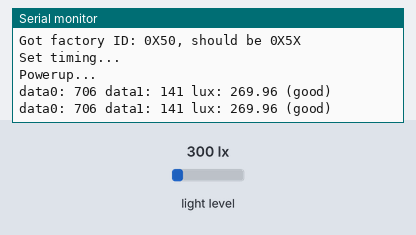
Simulated run of this sketch. Board: Arduino Uno, built with avr-gcc and run on an emulated ATmega328P. Shown: the last lines printed to the serial monitor. Wiring (inferred from the names in the program): TSL2561 light sensor at I2C address 0x39. The test bench sets the inputs (shaded band); at power-on: light level 300 lx.

Above: at 1.2 s.
1.3 s: light level set to 40 lx
At 1.52 s:
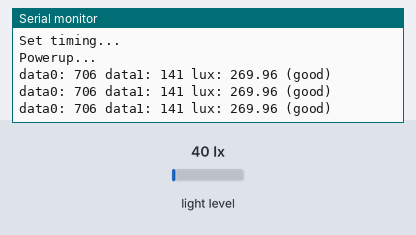
2.8 s: light level set to 500 lx
At 3.14 s:
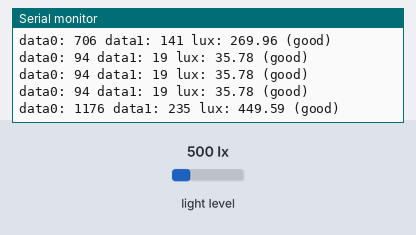
Timing chart, 0 to 5.8 s (numbered marks = the images above; inputs shaded):
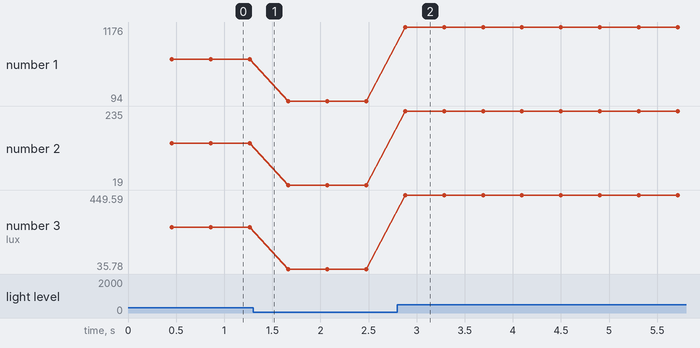

Measured:
- after the input at 2.8 s, the serial monitor: prints a new line after 0.08 s (image 2)
- plotted number 1: 706 → 94 after the input at 1.3 s, 94 → 1176 after the input at 2.8 s
- plotted number 2: 141 → 19 after the input at 1.3 s, 19 → 235 after the input at 2.8 s
- plotted number 3: 269.96 → 35.78 after the input at 1.3 s, 35.78 → 449.59 after the input at 2.8 s

The sketch:

lumens_test.ino
```cpp
// (licence header left out)
// Your sketch must #include this library, and the Wire library
// (Wire is a standard library included with Arduino):

//#include <SparkFunTSL2561.h>
#include "SparkFunTSL2561.h"
#include <Wire.h>


// Create an SFE_TSL2561 object, here called "light":

SFE_TSL2561 light;

// Global variables:

boolean gain;     // Gain setting, 0 = X1, 1 = X16;
unsigned int ms;  // Integration ("shutter") time in milliseconds

void setup()
{
  // Initialize the Serial port:

  Serial.begin(9600);
  Serial.println("TSL2561 example sketch");

  // Initialize the SFE_TSL2561 library

  // You can pass nothing to light.begin() for the default I2C address (0x39),
  // or use one of the following presets if you have changed
  // the ADDR jumper on the board:

  // TSL2561_ADDR_0 address with '0' shorted on board (0x29)
  // TSL2561_ADDR   default address (0x39)
  // TSL2561_ADDR_1 address with '1' shorted on board (0x49)

  // For more information see the hookup guide at: https://learn.sparkfun.com/tutorials/getting-started-with-the-tsl2561-luminosity-sensor

  light.begin();
  Serial.println("begin init success?ful");
  // Get factory ID from sensor:
  // (Just for fun, you don't need to do this to operate the sensor)

  unsigned char ID;

  if (light.getID(ID))
  {
    Serial.print("Got factory ID: 0X");
    Serial.print(ID,HEX);
    Serial.println(", should be 0X5X");
  }
  // Most library commands will return true if communications was successful,
  // and false if there was a problem. You can ignore this returned value,
  // or check whether a command worked correctly and retrieve an error code:
  else
  {
    byte error = light.getError();
    printError(error);
  }

  // The light sensor has a default integration time of 402ms,
  // and a default gain of low (1X).

  // If you would like to change either of these, you can
  // do so using the setTiming() command.

  // If gain = false (0), device is set to low gain (1X)
  // If gain = high (1), device is set to high gain (16X)

  gain = 0;

  // If time = 0, integration will be 13.7ms
  // If time = 1, integration will be 101ms
  // If time = 2, integration will be 402ms
  // If time = 3, use manual start / stop to perform your own integration

  unsigned char time = 2;

  // setTiming() will set the third parameter (ms) to the
  // requested integration time in ms (this will be useful later):

  Serial.println("Set timing...");
  light.setTiming(gain,time,ms);

  // To start taking measurements, power up the sensor:

  Serial.println("Powerup...");
  light.setPowerUp();

  // The sensor will now gather light during the integration time.
  // After the specified time, you can retrieve the result from the sensor.
  // Once a measurement occurs, another integration period will start.
}

void loop()
{
  // Wait between measurements before retrieving the result
  // (You can also configure the sensor to issue an interrupt
  // when measurements are complete)

  // This sketch uses the TSL2561's built-in integration timer.
  // You can also perform your own manual integration timing
  // by setting "time" to 3 (manual) in setTiming(),
  // then performing a manualStart() and a manualStop() as in the below
  // commented statements:

  // ms = 1000;
  // light.manualStart();
  delay(ms);
  // light.manualStop();

  // Once integration is complete, we'll retrieve the data.

  // There are two light sensors on the device, one for visible light
  // and one for infrared. Both sensors are needed for lux calculations.

  // Retrieve the data from the device:

  unsigned int data0, data1;

  if (light.getData(data0,data1))
  {
    // getData() returned true, communication was successful

    Serial.print("data0: ");
    Serial.print(data0);
    Serial.print(" data1: ");
    Serial.print(data1);

    // To calculate lux, pass all your settings and readings
    // to the getLux() function.

    // The getLux() function will return 1 if the calculation
    // was successful, or 0 if one or both of the sensors was
    // saturated (too much light). If this happens, you can
    // reduce the integration time and/or gain.
    // For more information see the hookup guide at: https://learn.sparkfun.com/tutorials/getting-started-with-the-tsl2561-luminosity-sensor

    double lux;    // Resulting lux value
    boolean good;  // True if neither sensor is saturated

    // Perform lux calculation:

    good = light.getLux(gain,ms,data0,data1,lux);

    // Print out the results:

    Serial.print(" lux: ");
    Serial.print(lux);
    if (good) Serial.println(" (good)"); else Serial.println(" (BAD)");
  }
  else
  {
    // getData() returned false because of an I2C error, inform the user.

    byte error = light.getError();
    printError(error);
  }
}

void printError(byte error)
  // If there's an I2C error, this function will
  // print out an explanation.
{
  Serial.print("I2C error: ");
  Serial.print(error,DEC);
  Serial.print(", ");

  switch(error)
  {
    case 0:
      Serial.println("success");
      break;
    case 1:
      Serial.println("data too long for transmit buffer");
      break;
    case 2:
      Serial.println("received NACK on address (disconnected?)");
      break;
    case 3:
      Serial.println("received NACK on data");
      break;
    case 4:
      Serial.println("other error");
      break;
    default:
      Serial.println("unknown error");
  }
}
```

SparkFunTSL2561.cpp
```cpp
// (licence header left out)
#include "SparkFunTSL2561.h"
#include <Wire.h>


SFE_TSL2561::SFE_TSL2561(void)
	// SFE_TSL2561 object
{}


boolean SFE_TSL2561::begin(void)
	// Initialize TSL2561 library with default address (0x39)
	// Always returns true
{
	return(begin(TSL2561_ADDR));
}


boolean SFE_TSL2561::begin(char i2c_address)
	// Initialize TSL2561 library to arbitrary address or:
	// TSL2561_ADDR_0 (0x29 address with '0' shorted on board)
	// TSL2561_ADDR   (0x39 default address)
	// TSL2561_ADDR_1 (0x49 address with '1' shorted on board)
	// Always returns true
{
	_i2c_address = i2c_address;
	Wire.begin();
	return(true);
}


boolean SFE_TSL2561::setPowerUp(void)
	// Turn on TSL2561, begin integrations
	// Returns true (1) if successful, false (0) if there was an I2C error
	// (Also see getError() below)
{
	// Write 0x03 to command byte (power on)
	return(writeByte(TSL2561_REG_CONTROL,0x03));
}


boolean SFE_TSL2561::setPowerDown(void)
	// Turn off TSL2561
	// Returns true (1) if successful, false (0) if there was an I2C error
	// (Also see getError() below)
{
	// Clear command byte (power off)
	return(writeByte(TSL2561_REG_CONTROL,0x00));
}


boolean SFE_TSL2561::setTiming(boolean gain, unsigned char time)
	// If gain = false (0), device is set to low gain (1X)
	// If gain = high (1), device is set to high gain (16X)
	// If time = 0, integration will be 13.7ms
	// If time = 1, integration will be 101ms
	// If time = 2, integration will be 402ms
	// If time = 3, use manual start / stop
	// Returns true (1) if successful, false (0) if there was an I2C error
	// (Also see getError() below)
{
	unsigned char timing;

	// Get timing byte
	if (readByte(TSL2561_REG_TIMING,timing))
	{
		// Set gain (0 or 1)
		if (gain)
			timing |= 0x10;
		else
			timing &= ~0x10;

		// Set integration time (0 to 3)
		timing &= ~0x03;
		timing |= (time & 0x03);

		// Write modified timing byte back to device
		if (writeByte(TSL2561_REG_TIMING,timing))
			return(true);
	}
	return(false);
}


boolean SFE_TSL2561::setTiming(boolean gain, unsigned char time, unsigned int &ms)
	// If gain = false (0), device is set to low gain (1X)
	// If gain = high (1), device is set to high gain (16X)
	// If time = 0, integration will be 13.7ms
	// If time = 1, integration will be 101ms
	// If time = 2, integration will be 402ms
	// If time = 3, use manual start / stop (ms = 0)
	// ms will be set to integration time
	// Returns true (1) if successful, false (0) if there was an I2C error
	// (Also see getError() below)
{
	// Calculate ms for user
	switch (time)
	{
		case 0: ms = 14; break;
		case 1: ms = 101; break;
		case 2: ms = 402; break;
		default: ms = 0;
	}
	// Set integration using base function
	return(setTiming(gain,time));
}


boolean SFE_TSL2561::manualStart(void)
	// Starts a manual integration period
	// After running this command, you must manually stop integration with manualStop()
	// Internally sets integration time to 3 for manual integration (gain is unchanged)
	// Returns true (1) if successful, false (0) if there was an I2C error
	// (Also see getError() below)
{
	unsigned char timing;

	// Get timing byte
	if (readByte(TSL2561_REG_TIMING,timing))
	{
		// Set integration time to 3 (manual integration)
		timing |= 0x03;

		if (writeByte(TSL2561_REG_TIMING,timing))
		{
			// Begin manual integration
			timing |= 0x08;

			// Write modified timing byte back to device
			if (writeByte(TSL2561_REG_TIMING,timing))
				return(true);
		}
	}
	return(false);
}


boolean SFE_TSL2561::manualStop(void)
	// Stops a manual integration period
	// Returns true (1) if successful, false (0) if there was an I2C error
	// (Also see getError() below)
{
	unsigned char timing;

	// Get timing byte
	if (readByte(TSL2561_REG_TIMING,timing))
	{
		// Stop manual integration
		timing &= ~0x08;

		// Write modified timing byte back to device
		if (writeByte(TSL2561_REG_TIMING,timing))
			return(true);
	}
	return(false);
}


boolean SFE_TSL2561::getData(unsigned int &data0, unsigned int &data1)
	// Retrieve raw integration results
	// data0 and data1 will be set to integration results
	// Returns true (1) if successful, false (0) if there was an I2C error
	// (Also see getError() below)
{
	// Get data0 and data1 out of result registers
	if (readUInt(TSL2561_REG_DATA_0,data0) && readUInt(TSL2561_REG_DATA_1,data1))
		return(true);

	return(false);
}


boolean SFE_TSL2561::getLux(unsigned char gain, unsigned int ms, unsigned int CH0, unsigned int CH1, double &lux)
	// Convert raw data to lux
	// gain: 0 (1X) or 1 (16X), see setTiming()
	// ms: integration time in ms, from setTiming() or from manual integration
	// CH0, CH1: results from getData()
	// lux will be set to resulting lux calculation
	// returns true (1) if calculation was successful
	// RETURNS false (0) AND lux = 0.0 IF EITHER SENSOR WAS SATURATED (0XFFFF)
{
	double ratio, d0, d1;

	// Determine if either sensor saturated (0xFFFF)
	// If so, abandon ship (calculation will not be accurate)
	if ((CH0 == 0xFFFF) || (CH1 == 0xFFFF))
	{
		lux = 0.0;
		return(false);
	}

	// Convert from unsigned integer to floating point
	d0 = CH0; d1 = CH1;

	// We will need the ratio for subsequent calculations
	ratio = d1 / d0;

	// Normalize for integration time
	d0 *= (402.0/ms);
	d1 *= (402.0/ms);

	// Normalize for gain
	if (!gain)
	{
		d0 *= 16;
		d1 *= 16;
	}

	// Determine lux per datasheet equations:

	if (ratio < 0.5)
	{
		lux = 0.0304 * d0 - 0.062 * d0 * pow(ratio,1.4);
		return(true);
	}

	if (ratio < 0.61)
	{
		lux = 0.0224 * d0 - 0.031 * d1;
		return(true);
	}

	if (ratio < 0.80)
	{
		lux = 0.0128 * d0 - 0.0153 * d1;
		return(true);
	}

	if (ratio < 1.30)
	{
		lux = 0.00146 * d0 - 0.00112 * d1;
		return(true);
	}

	// if (ratio > 1.30)
	lux = 0.0;
	return(true);
}


boolean SFE_TSL2561::setInterruptControl(unsigned char control, unsigned char persist)
	// Sets up interrupt operations
	// If control = 0, interrupt output disabled
	// If control = 1, use level interrupt, see setInterruptThreshold()
	// If persist = 0, every integration cycle generates an interrupt
	// If persist = 1, any value outside of threshold generates an interrupt
	// If persist = 2 to 15, value must be outside of threshold for 2 to 15 integration cycles
	// Returns true (1) if successful, false (0) if there was an I2C error
	// (Also see getError() below)
{
	// Place control and persist bits into proper location in interrupt control register
	if (writeByte(TSL2561_REG_INTCTL,((control | 0B00000011) << 4) & (persist | 0B00001111)))
		return(true);

	return(false);
}


boolean SFE_TSL2561::setInterruptThreshold(unsigned int low, unsigned int high)
	// Set interrupt thresholds (channel 0 only)
	// low, high: 16-bit threshold values
	// Returns true (1) if successful, false (0) if there was an I2C error
	// (Also see getError() below)
{
	// Write low and high threshold values
	if (writeUInt(TSL2561_REG_THRESH_L,low) && writeUInt(TSL2561_REG_THRESH_H,high))
		return(true);

	return(false);
}


boolean SFE_TSL2561::clearInterrupt(void)
	// Clears an active interrupt
	// Returns true (1) if successful, false (0) if there was an I2C error
	// (Also see getError() below)
{
	// Set up command byte for interrupt clear
	Wire.beginTransmission(_i2c_address);
	Wire.write(TSL2561_CMD_CLEAR);
	_error = Wire.endTransmission();
	if (_error == 0)
		return(true);

	return(false);
}


boolean SFE_TSL2561::getID(unsigned char &ID)
	// Retrieves part and revision code from TSL2561
	// Sets ID to part ID (see datasheet)
	// Returns true (1) if successful, false (0) if there was an I2C error
	// (Also see getError() below)
{
	// Get ID byte from ID register
	if (readByte(TSL2561_REG_ID,ID))
		return(true);

	return(false);
}


byte SFE_TSL2561::getError(void)
	// If any library command fails, you can retrieve an extended
	// error code using this command. Errors are from the wire library:
	// 0 = Success
	// 1 = Data too long to fit in transmit buffer
	// 2 = Received NACK on transmit of address
	// 3 = Received NACK on transmit of data
	// 4 = Other error
{
	return(_error);
}

// Private functions:

boolean SFE_TSL2561::readByte(unsigned char address, unsigned char &value)
	// Reads a byte from a TSL2561 address
	// Address: TSL2561 address (0 to 15)
	// Value will be set to stored byte
	// Returns true (1) if successful, false (0) if there was an I2C error
	// (Also see getError() above)
{
	// Set up command byte for read
	Wire.beginTransmission(_i2c_address);
	Wire.write((address & 0x0F) | TSL2561_CMD);
	_error = Wire.endTransmission();

	// Read requested byte
	if (_error == 0)
	{
		Wire.requestFrom(_i2c_address,1);
		if (Wire.available() == 1)
		{
			value = Wire.read();
			return(true);
		}
	}
	return(false);
}


boolean SFE_TSL2561::writeByte(unsigned char address, unsigned char value)
	// Write a byte to a TSL2561 address
	// Address: TSL2561 address (0 to 15)
	// Value: byte to write to address
	// Returns true (1) if successful, false (0) if there was an I2C error
	// (Also see getError() above)
{
	// Set up command byte for write
	Wire.beginTransmission(_i2c_address);
	Wire.write((address & 0x0F) | TSL2561_CMD);
	// Write byte
	Wire.write(value);
	_error = Wire.endTransmission();
	if (_error == 0)
		return(true);

	return(false);
}


boolean SFE_TSL2561::readUInt(unsigned char address, unsigned int &value)
	// Reads an unsigned integer (16 bits) from a TSL2561 address (low byte first)
	// Address: TSL2561 address (0 to 15), low byte first
	// Value will be set to stored unsigned integer
	// Returns true (1) if successful, false (0) if there was an I2C error
	// (Also see getError() above)
{
	char high, low;

	// Set up command byte for read
	Wire.beginTransmission(_i2c_address);
	Wire.write((address & 0x0F) | TSL2561_CMD);
	_error = Wire.endTransmission();

	// Read two bytes (low and high)
	if (_error == 0)
	{
		Wire.requestFrom(_i2c_address,2);
		if (Wire.available() == 2)
		{
			low = Wire.read();
			high = Wire.read();
			// Combine bytes into unsigned int
			value = word(high,low);
			return(true);
		}
	}
	return(false);
}


boolean SFE_TSL2561::writeUInt(unsigned char address, unsigned int value)
	// Write an unsigned integer (16 bits) to a TSL2561 address (low byte first)
	// Address: TSL2561 address (0 to 15), low byte first
	// Value: unsigned int to write to address
	// Returns true (1) if successful, false (0) if there was an I2C error
	// (Also see getError() above)
{
	// Split int into lower and upper bytes, write each byte
	if (writeByte(address,lowByte(value))
		&& writeByte(address + 1,highByte(value)))
		return(true);

	return(false);
}
```

Source omitted: SparkFunTSL2561.h (7196 bytes)
